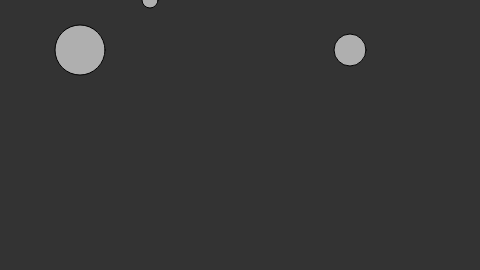
Frame 1 (no input)
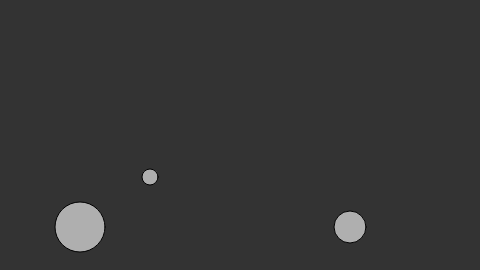
Frame 60 (no input)
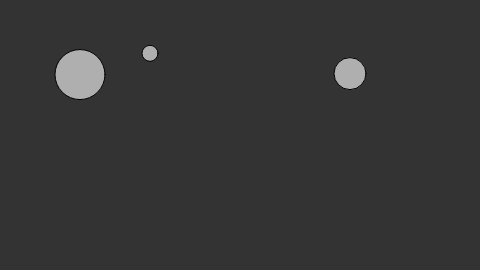
Frame 120 (the mouse pressed at the canvas centre since frame 60)

The p5.js sketch that drew these frames (run headless with seeded random() and noise() and a simulated clock; from frame 60 on, the mouse is pressed at the canvas centre):

// p5.js sketch
// ── sketch.js
// https://editor.p5js.org/jht9629-nyu/sketches/IRcTMVa5eE
// gravity ball two objects

let ball1;
let ball2;
let ball3;
// Global gravity variable
let gravity = 0.1;

function setup() {
  createCanvas(480, 270);
  // Create ball objects
  ball1 = new Ball(150, 0, 16);
  ball2 = new Ball(350, 50, 32);
  ball3 = new Ball(80, 50, 50);
}
function draw() {
  background(51);
  // Display ball objects
  ball1.display();
  ball2.display();
  ball3.display();
  // Move ball objects
  ball1.update();
  ball2.update();
  ball3.update();
}
class Ball {
  constructor(x, y, w) {
    this.x = x; // x location of square 
    this.y = y; // y location of square 
    this.w = w; // size 
    this.speed = 0; // speed of square 
  }
  display() {
    fill(175);
    ellipse(this.x, this.y, this.w, this.w);
  }
  update() {
    // Add gravity to speed
    this.speed = this.speed + gravity;
    // Add speed to location
    this.y = this.y + this.speed;
    // If square reaches the bottom 
    // Reverse speed 
    if (this.y > height - this.w / 2) {
      this.y = height - this.w / 2;
      this.speed = this.speed * -0.95;
    }
  }
}

// 2020-10-11 jht: Corrected bounce test, comments
// https://editor.p5js.org/icm/sketches/BkyUQp1nb

// https://editor.p5js.org/jht9629-nyu/sketches/mYZwG-Lbj
// Two ball objects
